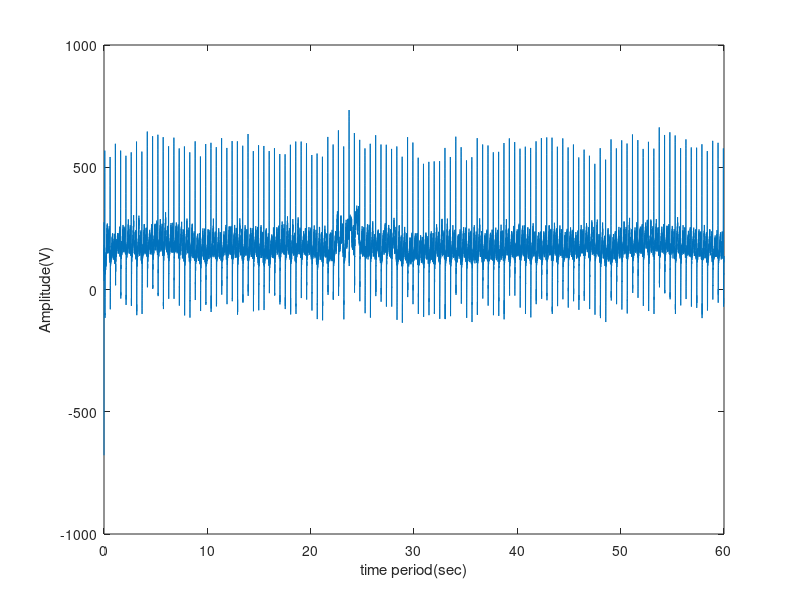
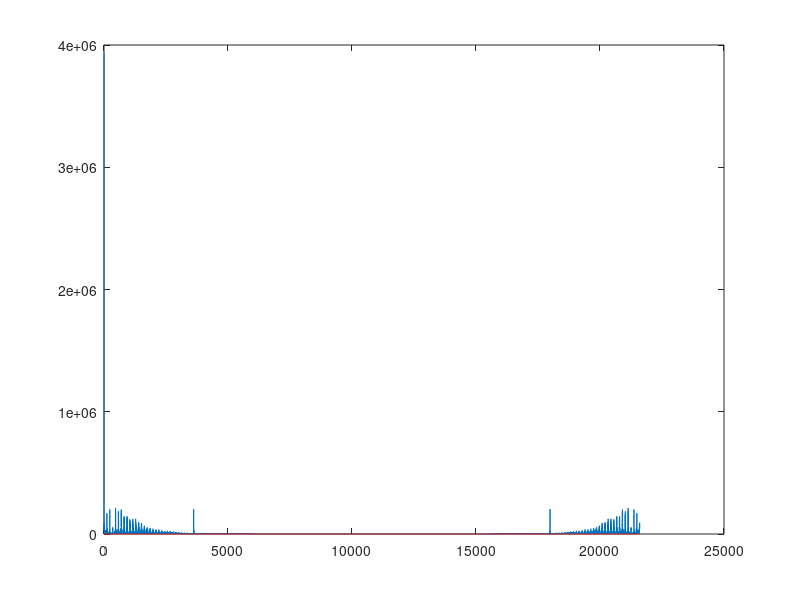

MATLAB code for these plots, in order: (Note: this script raises an error after producing the figures.)
clear all;
close all;
clc;
fs=21600; %360 samples per second tht is 21600/60sec.. thr are 21600 data points recorded for 60 sec.
load('mgh009m.mat');
y=val;
t=0:60/fs:60;
figure(1);
plot(t(1:end-1),y);xlabel('time period(sec)');ylabel('Amplitude(V)');
% FFT
f=(-fs/2:fs/length(y):fs/2);%scaling
y_f=fft(y);
figure(2)
%plot(f(1:length(f)),abs(y_f));
plot(abs(y_f))

%%
for i=1:length(y)
    if y(i)<350
        x(i)=0.0;
    else 
       x(i)=y(i);
    end
end

hold on;
plot(x,'r');

d(1:length(y))=0.0;
count=0.0;

for i=1:length(y)-1;
    
  d(i)=x(i)-x(i+1);
 
end

for i=1:length(y)-1;
    
  if d(i)<0.0 && d(i+1)>0
      
      count=count+1
      %RR(count)=t(i);
      end
  
end
%% Frequency scaling
f=0:180
%%
figure(1)
spectrogram(y,250,200,256,360,'yaxis');
figure(2)
spectrogram(y,50,40,64,360,'yaxis');
%%
load('filt1.mat');
Y=filter(filt1,y);
figure(5)
spectrogram(Y,250,200,256,360,'yaxis');title('Notch Filter 60 hz noise');
load('filt2.mat');
load('filt3.mat');
load('filt4.mat');
Y_1=filter(filt4,Y);
figure(4)
plot(Y);title('Using Notch Filter')
hold on
plot(Y_1,'r');title('Using Low Pass Filter')
hold on
plot(y,'g');title('original signal');







